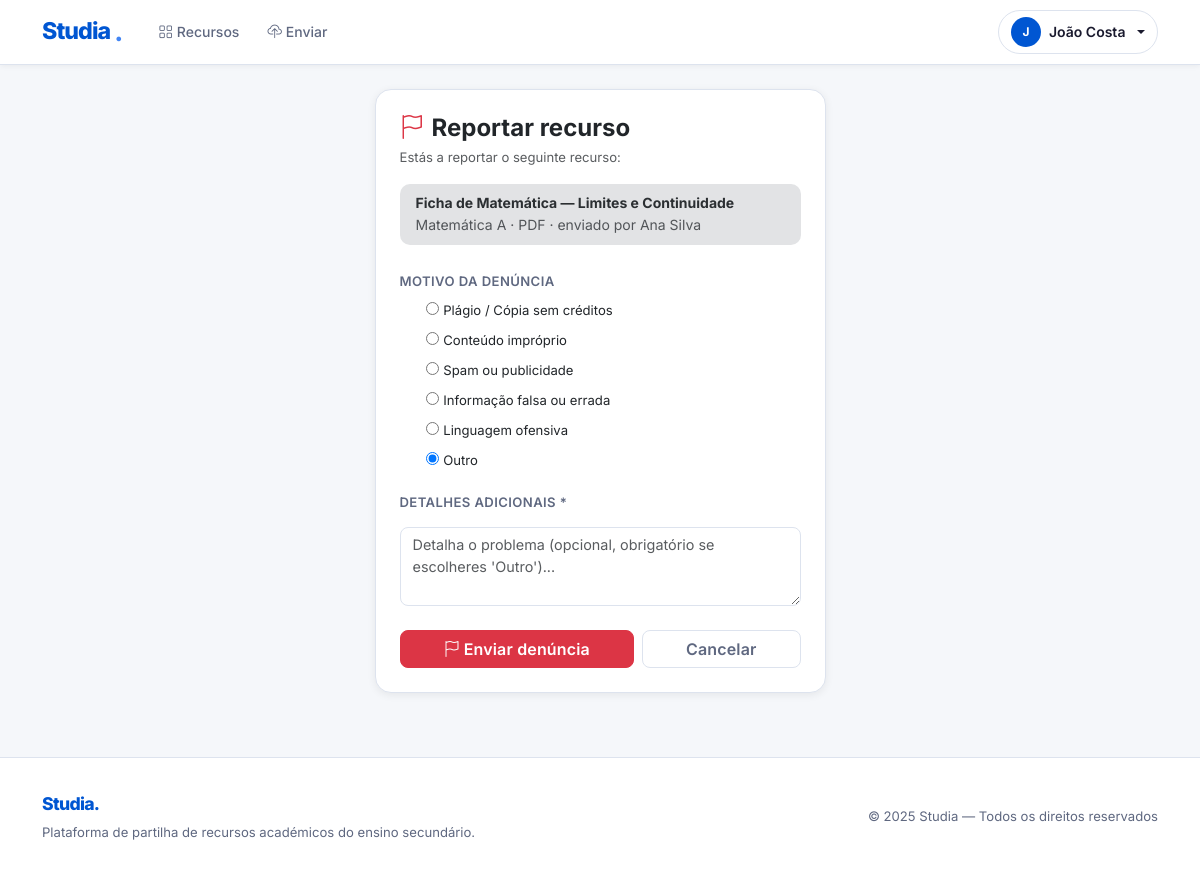
The page /reports/recurso/2/ (signed in) on the database its author committed.
### apps/accounts/models.py (models this page shows, shortened)
class User(AbstractBaseUser, PermissionsMixin):
    ANOS_LETIVOS = [
        ("10", "10º Ano"),
        ("11", "11º Ano"),
        ("12", "12º Ano"),
    ]
    CURSOS = [
        ("CT",  "Ciências e Tecnologias"),
        ("CSE", "Ciências Socioeconómicas"),
        ("LH",  "Línguas e Humanidades"),
        ("AV",  "Artes Visuais"),
        ("TGPSI",  "Técnico de Gestão e Programação de Sistemas Informáticos"),
        ("TPSI",   "Técnico de Programação Informática"),
        ("TGE",    "Técnico de Gestão"),
        ("TM",     "Técnico de Marketing"),
        ("TAD",    "Técnico de Auxiliar de Saúde"),
        ("TGRC",   "Técnico de Gestão e Recursos Humanos e Comunicação"),
        ("TAAM",   "Técnico de Apoio à Gestão Desportiva"),
        ("TCOM",   "Técnico de Comunicação / Marketing e Publicidade"),
        ("TIT",    "Técnico de Instalações Elétricas"),
        ("TRSI",   "Técnico de Redes e Sistemas Informáticos"),
        ("TCMA",   "Técnico de Construção Civil / Medições e Orçamentos"),
        ("TGA",    "Técnico de Restauração / Cozinha e Pastelaria"),
        ("TTUR",   "Técnico de Turismo"),
        ("TAGRO",  "Técnico de Agropecuária"),
        ("TDG",    "Técnico de Design Gráfico"),
        ("TMOD",   "Técnico de Multimédia"),
        ("TELE",   "Técnico de Eletrónica, Automação e Computadores"),
        ("TMEC",   "Técnico de Mecatrónica"),
        ("TAUT",   "Técnico de Manutenção Industrial / Eletromecânica"),
        ("OUTRO",  "Outro"),
    ]
    CURSOS_DICT = dict(CURSOS)
    email       = models.EmailField(unique=True, verbose_name="Email institucional")
    nome        = models.CharField(max_length=150)
    curso       = models.CharField(max_length=10, choices=CURSOS)
    ano_letivo  = models.CharField(max_length=2, choices=ANOS_LETIVOS)
    instituicao = models.CharField(max_length=150)
    is_active = models.BooleanField(default=True)
    is_staff  = models.BooleanField(default=False)
    date_joined = models.DateTimeField(default=timezone.now)
    total_uploads        = models.PositiveIntegerField(default=0)
    total_downloads      = models.PositiveIntegerField(default=0)
    total_reports_falsos = models.PositiveIntegerField(default=0)
    objects = UserManager()
    USERNAME_FIELD  = "email"
    REQUIRED_FIELDS = ["nome", "curso", "ano_letivo", "instituicao"]
    class Meta:
        verbose_name        = "Utilizador"
        verbose_name_plural = "Utilizadores"

### apps/resources/models.py (models this page shows, shortened)
class Resource(models.Model):
    TIPO_ARQUIVO_CHOICES = [
        ("PDF",  "PDF"),
        ("DOCX", "DOCX"),
        ("PPTX", "PPTX"),
        ("IMG",  "Imagem"),
    ]
    usuario = models.ForeignKey(
        User,
        on_delete=models.CASCADE,
        related_name="resources",
        verbose_name="Aluno que enviou",
    )
    nome       = models.CharField(max_length=255, verbose_name="Título do recurso")
    curso      = models.CharField(max_length=10, choices=Aluno.CURSOS)
    ano_letivo = models.CharField(max_length=2)
    disciplina = models.CharField(max_length=100)
    tipo_arquivo = models.CharField(
        max_length=10, choices=TIPO_ARQUIVO_CHOICES, blank=True
    )
    instituicao = models.CharField(max_length=150)
    professor   = models.CharField(max_length=150, blank=True, null=True)
    nome_normalizado       = models.CharField(max_length=255, blank=True, db_index=True)
    disciplina_normalizada = models.CharField(max_length=100, blank=True, db_index=True)
    professor_normalizado  = models.CharField(max_length=150, blank=True)
    arquivo = models.FileField(
        upload_to=resource_upload_path,
        validators=[
            FileExtensionValidator(
                allowed_extensions=["pdf", "docx", "doc", "pptx", "ppt", "jpg", "jpeg", "png"]
            )
        ],
        blank=True,
        null=True,
    )
    hash_arquivo = models.CharField(max_length=64, blank=True, null=True, db_index=True)
    phash = models.CharField(max_length=64, blank=True, default='', db_index=False)
    suspenso = models.BooleanField(default=False)
    total_downloads = models.PositiveIntegerField(default=0)
    total_salvos    = models.PositiveIntegerField(default=0)
    data_upload = models.DateTimeField(default=timezone.now)
    class Meta:
        verbose_name         = "Recurso"
        verbose_name_plural  = "Recursos"
        ordering             = ["-data_upload"]

### apps/reports/views.py (the view)
# urls.py: path("recurso/<int:recurso_id>/", views.criar_report_recurso_view, name="criar_recurso"),
@login_required
def criar_report_recurso_view(request, recurso_id):
    recurso = get_object_or_404(Resource, pk=recurso_id)
    if recurso.usuario == request.user:
        messages.error(request, "Não podes reportar os teus próprios recursos.")
        return redirect("resources:detalhes", pk=recurso_id)
    if request.method == "POST":
        form = ReportRecursoForm(request.POST, usuario=request.user, recurso=recurso)
        if form.is_valid():
            report             = form.save(commit=False)
            report.denunciante = request.user
            report.recurso     = recurso
            report.tipo        = "RECURSO"
            report.save()
            messages.success(request, "Denúncia enviada. Iremos analisar em breve.")
            return redirect("resources:detalhes", pk=recurso_id)
    else:
        form = ReportRecursoForm(usuario=request.user, recurso=recurso)
    return render(request, "reports/criar_recurso.html", {"form": form, "recurso": recurso})

### apps/reports/forms.py (shortened to what this page needs)
class ReportRecursoForm(forms.ModelForm):
    class Meta:
        model  = Report
        fields = ["motivo_tipo", "motivo"]
        widgets = {
            "motivo_tipo": forms.RadioSelect(attrs={"class": "list-unstyled"}),
            "motivo": forms.Textarea(attrs={
                "class":       "form-control mt-2",
                "rows":        3,
                "placeholder": "Detalha o problema (opcional, obrigatório se escolheres 'Outro')...",
                "id":          "id_motivo",
            }),
        }
        labels = {
            "motivo_tipo": "Motivo da denúncia",
            "motivo":      "Detalhes adicionais",
        }
    def __init__(self, *args, **kwargs):
        self.usuario = kwargs.pop("usuario", None)
        self.recurso = kwargs.pop("recurso", None)
        super().__init__(*args, **kwargs)
        self.fields["motivo"].required = False

### apps/reports/templates/reports/criar_recurso.html (shortened to what this page needs)
{% extends 'base.html' %}
{% block content %}
<div class="row justify-content-center">
  <div class="col-md-6 col-lg-5">
    <div class="card shadow-sm">
      <div class="card-body p-4">
        <h4 class="fw-bold mb-1"><i class="bi bi-flag text-danger me-2"></i>Reportar recurso</h4>
        <p class="text-muted small mb-3">Estás a reportar o seguinte recurso:</p>
        <div class="alert alert-secondary py-2 small mb-4">
          <strong>{{ recurso.nome }}</strong><br>
          <span class="text-muted">{{ recurso.disciplina }} &middot; {{ recurso.tipo_arquivo }} &middot; enviado por {{ recurso.usuario.nome }}</span>
        </div>
        <form method="post" novalidate>
          <div class="mb-3">
            <label class="form-label fw-semibold small">{{ form.motivo_tipo.label }}</label>
            <div class="d-flex flex-column gap-1 ps-1">
              {% for radio in form.motivo_tipo %}
              <div class="form-check">
                {{ radio.tag }}
                <label class="form-check-label small" for="{{ radio.id_for_label }}">{{ radio.choice_label }}</label>
              </div>
              {% endfor %}
            </div>
          </div>
          <div class="mb-3" id="bloco_detalhe">
            <label class="form-label fw-semibold small" for="id_motivo">{{ form.motivo.label }}</label>
            {{ form.motivo }}
          </div>
          <div class="d-flex gap-2 mt-4">
            <button type="submit" class="btn btn-danger flex-fill"><i class="bi bi-flag me-1"></i>Enviar denúncia</button>
            <a href="{% url 'resources:detalhes' recurso.pk %}" class="btn btn-outline-secondary flex-fill">Cancelar</a>
          </div>
        </form>
      </div>
    </div>
  </div>
</div>
{% endblock %}

### templates/base.html (shortened to what this page needs)
<!DOCTYPE html>
<html lang="pt">
<head>
  <link href="https://cdn.jsdelivr.net/npm/bootstrap@5.3.3/dist/css/bootstrap.min.css" rel="stylesheet">
  <link href="https://cdn.jsdelivr.net/npm/bootstrap-icons@1.11.3/font/bootstrap-icons.min.css" rel="stylesheet">
  <link rel="stylesheet" href="/static/css/style.css">
</head>
<body>
<nav class="navbar navbar-expand-lg st-navbar sticky-top">
  <div class="container">
    <a class="st-brand" href="{% url 'home' %}">
      Studia<span class="brand-dot">.</span>
    </a>
    <div class="collapse navbar-collapse ms-4" id="navMenu">
      <ul class="navbar-nav me-auto gap-1">
        {% if user.is_authenticated %}
        <li class="nav-item">
          <a class="nav-link st-nav-link" href="{% url 'resources:lista' %}">
            <i class="bi bi-grid me-1"></i>Recursos
          </a>
        </li>
        <li class="nav-item">
          <a class="nav-link st-nav-link" href="{% url 'resources:upload' %}">
            <i class="bi bi-cloud-upload me-1"></i>Enviar
          </a>
        </li>
        {% endif %}
      </ul>
      <ul class="navbar-nav ms-auto gap-2 align-items-center">
        {% if user.is_authenticated %}
        <li class="nav-item dropdown st-dropdown">
          <a class="nav-link st-user-pill dropdown-toggle" href="#" data-bs-toggle="dropdown">
            <span class="st-avatar-sm">{{ user.nome|first|upper }}</span>
            <span class="d-none d-md-inline">{{ user.nome }}</span>
          </a>
        </li>
        {% endif %}
      </ul>
    </div>
  </div>
</nav>
<main class="container my-4">{% block content %}{% endblock %}</main>
<footer class="st-footer">
  <div class="container d-flex flex-column flex-md-row align-items-center justify-content-between gap-2">
    <div>
      <span class="st-footer-brand">Studia.</span>
      <p class="mb-0 mt-1">Plataforma de partilha de recursos académicos do ensino secundário.</p>
    </div>
    <p class="mb-0">&copy; 2025 Studia — Todos os direitos reservados</p>
  </div>
</footer>
</body>
</html>

### static/css/style.css (style rules this page uses)
:root { --st-blue: #0056d2; --st-blue-hover: #004ab5; --st-blue-light: #e8f0fe; --st-blue-mid: #4285f4; --st-white: #ffffff; --st-surface: #f5f7fa; --st-surface-2: #eef1f6; --st-border: #dde3ee; --st-text: #1a1a2e; --st-text-muted: #5f6880; --st-text-subtle: #8d95a8; --st-success: #1dac78; --st-warning: #f5a623; --st-danger: #e53935; --st-info: #0288d1; --st-radius: 10px; --st-radius-lg: 16px; --st-shadow: 0 1px 4px rgba(0,0,0,.08), 0 4px 16px rgba(0,0,0,.06); --st-shadow-card: 0 2px 8px rgba(0,0,0,.07); --st-font: 'Inter', 'Segoe UI', system-ui, sans-serif; }
*, *::before, *::after { box-sizing: border-box; }
html { scroll-behavior: smooth; }
body { font-family: var(--st-font); background-color: var(--st-surface); color: var(--st-text); font-size: 15px; line-height: 1.6; -webkit-font-smoothing: antialiased; }
.st-navbar { background: var(--st-white) !important; border-bottom: 1px solid var(--st-border); box-shadow: 0 1px 6px rgba(0,0,0,.06); padding: 0; min-height: 64px; }
.st-navbar .container { min-height: 64px; display: flex; align-items: center; }
.st-brand { font-size: 1.45rem; font-weight: 800; letter-spacing: -0.04em; color: var(--st-blue) !important; text-decoration: none !important; display: flex; align-items: center; gap: .25rem; }
.st-brand .brand-dot { color: var(--st-blue-mid); font-size: 1.6rem; line-height: 1; }
.st-nav-link { font-size: .875rem; font-weight: 500; color: var(--st-text-muted) !important; padding: .35rem .75rem !important; border-radius: 6px; transition: color .15s, background .15s; }
.st-nav-link i { font-size: .9rem; }
.st-user-pill { display: flex; align-items: center; gap: .5rem; font-size: .875rem; font-weight: 600; color: var(--st-text) !important; padding: .35rem .75rem !important; border-radius: 24px; border: 1px solid var(--st-border); background: var(--st-white); transition: box-shadow .15s, border-color .15s; }
.st-avatar-sm { width: 30px; height: 30px; border-radius: 50%; background: var(--st-blue); color: #fff; display: inline-flex; align-items: center; justify-content: center; font-size: .75rem; font-weight: 700; flex-shrink: 0; }
.btn { font-family: var(--st-font); font-weight: 600; border-radius: 8px; transition: all .15s; letter-spacing: .01em; }
.btn-outline-secondary { border-color: var(--st-border) !important; color: var(--st-text-muted) !important; }
.card { border: 1px solid var(--st-border) !important; border-radius: var(--st-radius-lg) !important; box-shadow: var(--st-shadow-card) !important; background: var(--st-white); }
.form-control, .form-select { border-radius: 8px !important; border-color: var(--st-border) !important; font-size: .9rem !important; color: var(--st-text) !important; transition: border-color .15s, box-shadow .15s; background: var(--st-white); }
.form-label { font-size: .82rem; font-weight: 600; color: var(--st-text-muted); letter-spacing: .03em; text-transform: uppercase; margin-bottom: .4rem; }
.alert { border-radius: var(--st-radius) !important; border: none !important; font-size: .875rem; }
.st-footer { background: var(--st-white); border-top: 1px solid var(--st-border); padding: 2rem 0; margin-top: 4rem; }
.st-footer-brand { font-size: 1.1rem; font-weight: 800; color: var(--st-blue); letter-spacing: -.04em; }
.st-footer p, .st-footer a { font-size: .82rem; color: var(--st-text-muted); }

### rows shown on the page
User: nome|first "J", nome "João Costa"
Resource: nome "Ficha de Matemática — Limites e Continuidade", disciplina "Matemática A", tipo_arquivo "PDF", usuario.nome "Ana Silva"

### other values the page prints
{{ radio.choice_label }} "Plágio / Cópia sem créditos" "Conteúdo impróprio" "Spam ou publicidade" "Informação falsa ou errada" "Linguagem ofensiva" "Outro"
